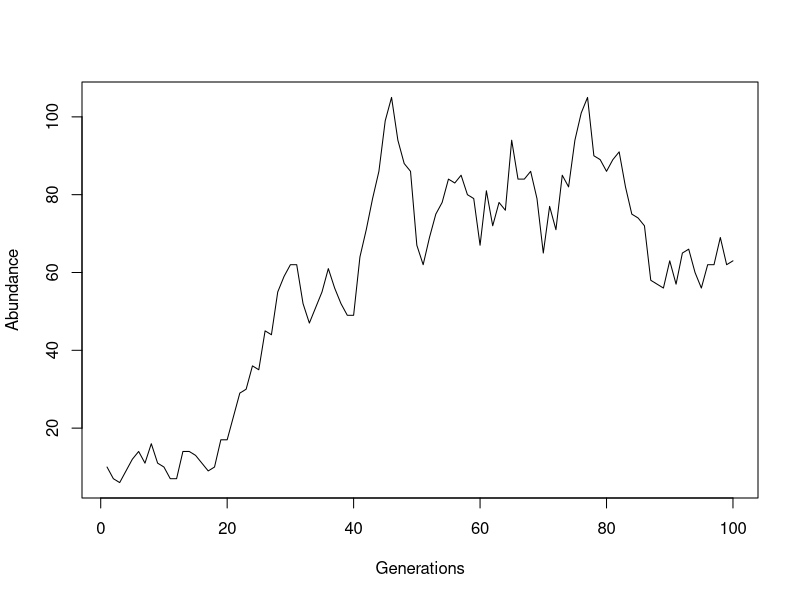

R code for this plot:
#Lab12

#We can use rpois
#lambda would be what the original equation gives you at every point
#In other words the changing n
StochastPop <- function(r = 0.1, k = 100, gens = 100, n_init = 10) {
  poplist <- rep(0, gens)
  poplist[1] <- n_init
  for (t in seq(1:(gens-1))) {
    nval = poplist[t] + r * poplist[t] * (k - poplist[t])/k
    poplist[t+1] <- rpois(1, lambda=nval) 
  }
  plot(seq(1,gens), poplist, xlab = "Generations", ylab = "Abundance", type = "l")
  return(poplist)
}

#The plot is contained in the above function
x <- StochastPop()

#x[1] is the initial 10
#lambda needs to be calculated from x[2]
#y is the realized n[2] value
y <- rpois(1, x[2])
increase <- ppois(x[1], y, lower.tail = FALSE)
#The probability of getting the same n[1] value despite the realized
same <- dpois(x[1], y)
#The prob of it being smaller
decrease <- ppois(x[1], y, lower.tail = TRUE) - same

#probabilty that n[2] is between 15 and 25 (inclusive)
#betval <- dpois(15:25, y)

print(increase)
print(decrease)
print(same)
print(sum(same,increase,decrease))

#print(betval)
